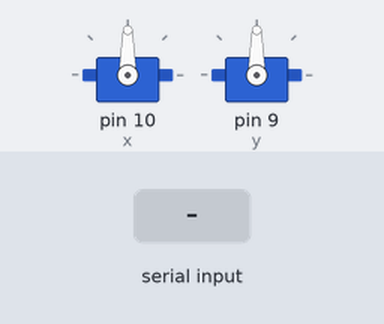
Simulated run of this sketch. Board: Arduino Uno, built with avr-gcc and run on an emulated ATmega328P. Shown: 2 × servo. Inputs (shaded band) come from the test bench.

Above: at 1.2 s.
1.3 s: "a" received over Serial
At 2.4 s:
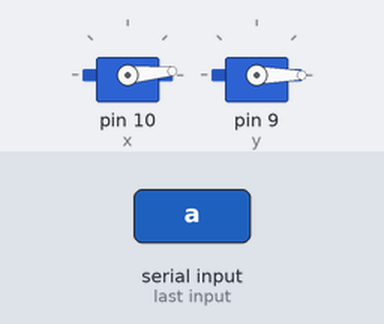
2.8 s: "s" received over Serial
At 3.5 s:
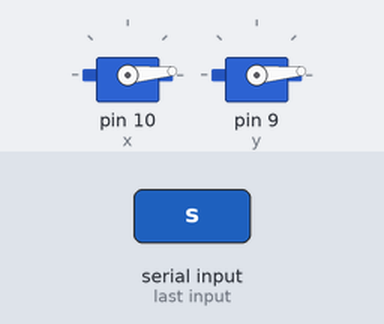
Timing chart, 0 to 5.8 s (numbered marks = the images above; inputs shaded):
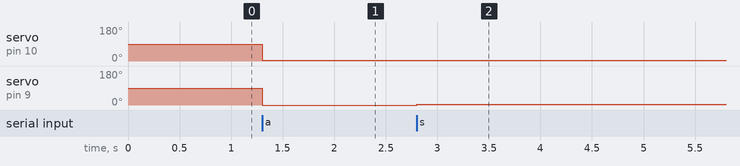

The sketch:

Servo_Keyboard_Control.ino
```cpp
#include <Servo.h>

Servo x;
Servo y;

int xpos = 0;
int ypos = 0;

void setup()
{
  Serial.begin(9600);
  x.attach(10);
  y.attach(9);
  x.write(90);
  y.write(90);
}

void loop()
{
  if (Serial.available()) {
    char ch = Serial.read();

    if (ch == 'a') {
      if (xpos < 170) {
        xpos += 5;
      }
    } else if (ch == 'd') {
      if (xpos > 10) {
        xpos -= 5;
      }
    } else if (ch == 's') {
      // Make sure not to exceed the mechanical limitation.
      if (ypos < 170) {
        ypos += 5;
      }
    } else if (ch == 'w') {
      // Make sure not to exceed the mechanical limitation.
      if (ypos > 10) {
        ypos -= 5;
      }
    }

    x.write(xpos);
    y.write(ypos);
    delay(100);
  }
}
```

Measured:
- after the input at 1.3 s, servo on pin 10 (x): 90° → 5° at once; servo on pin 9 (y): 90° → 0° at once
- after the input at 2.8 s, servo on pin 9 (y): 0° → 5° at once
